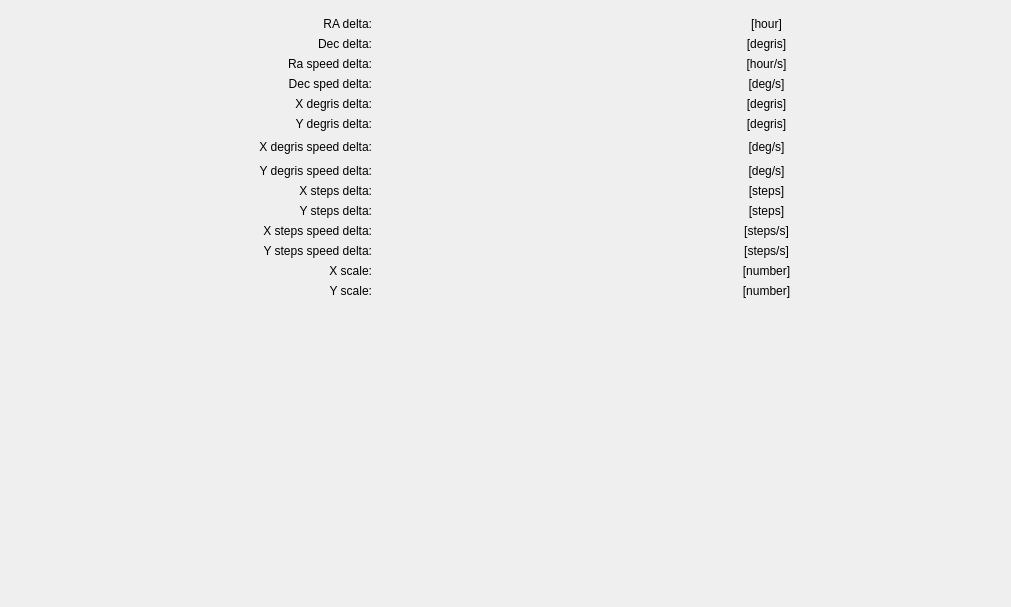
         <widget class="QWidget" name="scrollAreaWidgetContents_2">
          <property name="geometry">
           <rect>
            <x>0</x>
            <y>0</y>
            <width>1011</width>
            <height>607</height>
           </rect>
          </property>
          <layout class="QVBoxLayout" name="verticalLayout_3">
           <item>
            <layout class="QGridLayout" name="gridLayout_8">
             <property name="leftMargin">
              <number>6</number>
             </property>
             <property name="topMargin">
              <number>6</number>
             </property>
             <property name="rightMargin">
              <number>6</number>
             </property>
             <property name="bottomMargin">
              <number>6</number>
             </property>
             <property name="spacing">
              <number>6</number>
             </property>
             <item row="1" column="2">
              <widget class="tlinsWCoordinateDeclination" name="decDelta" native="true">
               <property name="enabled">
                <bool>true</bool>
               </property>
               <property name="sizePolicy">
                <sizepolicy hsizetype="Preferred" vsizetype="Expanding">
                 <horstretch>0</horstretch>
                 <verstretch>0</verstretch>
                </sizepolicy>
               </property>
               <property name="minimumSize">
                <size>
                 <width>0</width>
                 <height>0</height>
                </size>
               </property>
              </widget>
             </item>
             <item row="12" column="2">
              <widget class="tlinsWDecimalValue" name="scaleX" native="true">
               <property name="sizePolicy">
                <sizepolicy hsizetype="Preferred" vsizetype="Expanding">
                 <horstretch>0</horstretch>
                 <verstretch>0</verstretch>
                </sizepolicy>
               </property>
              </widget>
             </item>
             <item row="11" column="3">
              <widget class="QLabel" name="label_30">
               <property name="sizePolicy">
                <sizepolicy hsizetype="Preferred" vsizetype="Expanding">
                 <horstretch>0</horstretch>
                 <verstretch>0</verstretch>
                </sizepolicy>
               </property>
               <property name="minimumSize">
                <size>
                 <width>0</width>
                 <height>0</height>
                </size>
               </property>
               <property name="text">
                <string>[steps/s]</string>
               </property>
               <property name="alignment">
                <set>Qt::AlignCenter</set>
               </property>
              </widget>
             </item>
             <item row="13" column="3">
              <widget class="QLabel" name="label_36">
               <property name="sizePolicy">
                <sizepolicy hsizetype="Preferred" vsizetype="Expanding">
                 <horstretch>0</horstretch>
                 <verstretch>0</verstretch>
                </sizepolicy>
               </property>
               <property name="text">
                <string>[number]</string>
               </property>
               <property name="alignment">
                <set>Qt::AlignCenter</set>
               </property>
              </widget>
             </item>
             <item row="6" column="2">
              <widget class="tlinsWCoordinateDegris" name="xDegrisSpeed" native="true">
               <property name="enabled">
                <bool>true</bool>
               </property>
               <property name="sizePolicy">
                <sizepolicy hsizetype="Preferred" vsizetype="Expanding">
                 <horstretch>0</horstretch>
                 <verstretch>0</verstretch>
                </sizepolicy>
               </property>
               <property name="minimumSize">
                <size>
                 <width>0</width>
                 <height>0</height>
                </size>
               </property>
              </widget>
             </item>
             <item row="7" column="3">
              <widget class="QLabel" name="label_26">
               <property name="sizePolicy">
                <sizepolicy hsizetype="Preferred" vsizetype="Expanding">
                 <horstretch>0</horstretch>
                 <verstretch>0</verstretch>
                </sizepolicy>
               </property>
               <property name="minimumSize">
                <size>
                 <width>0</width>
                 <height>0</height>
                </size>
               </property>
               <property name="text">
                <string>[deg/s]</string>
               </property>
               <property name="alignment">
                <set>Qt::AlignCenter</set>
               </property>
              </widget>
             </item>
             <item row="3" column="1">
              <widget class="QLabel" name="label_8">
               <property name="sizePolicy">
                <sizepolicy hsizetype="Minimum" vsizetype="Expanding">
                 <horstretch>0</horstretch>
                 <verstretch>0</verstretch>
                </sizepolicy>
               </property>
               <property name="minimumSize">
                <size>
                 <width>100</width>
                 <height>0</height>
                </size>
               </property>
               <property name="text">
                <string>Dec sped delta:</string>
               </property>
               <property name="alignment">
                <set>Qt::AlignRight|Qt::AlignTrailing|Qt::AlignVCenter</set>
               </property>
              </widget>
             </item>
             <item row="2" column="3">
              <widget class="QLabel" name="label_21">
               <property name="sizePolicy">
                <sizepolicy hsizetype="Preferred" vsizetype="Expanding">
                 <horstretch>0</horstretch>
                 <verstretch>0</verstretch>
                </sizepolicy>
               </property>
               <property name="minimumSize">
                <size>
                 <width>0</width>
                 <height>0</height>
                </size>
               </property>
               <property name="text">
                <string>[hour/s]</string>
               </property>
               <property name="alignment">
                <set>Qt::AlignCenter</set>
               </property>
              </widget>
             </item>
             <item row="11" column="1">
              <widget class="QLabel" name="label_17">
               <property name="sizePolicy">
                <sizepolicy hsizetype="Minimum" vsizetype="Expanding">
                 <horstretch>0</horstretch>
                 <verstretch>0</verstretch>
                </sizepolicy>
               </property>
               <property name="minimumSize">
                <size>
                 <width>100</width>
                 <height>0</height>
                </size>
               </property>
               <property name="text">
                <string>Y steps speed delta:</string>
               </property>
               <property name="alignment">
                <set>Qt::AlignRight|Qt::AlignTrailing|Qt::AlignVCenter</set>
               </property>
              </widget>
             </item>
             <item row="9" column="2">
              <widget class="tlinsWDecimalValue" name="yStepsDelta" native="true">
               <property name="enabled">
                <bool>true</bool>
               </property>
               <property name="sizePolicy">
                <sizepolicy hsizetype="Preferred" vsizetype="Expanding">
                 <horstretch>0</horstretch>
                 <verstretch>0</verstretch>
                </sizepolicy>
               </property>
               <property name="minimumSize">
                <size>
                 <width>0</width>
                 <height>0</height>
                </size>
               </property>
              </widget>
             </item>
             <item row="4" column="2">
              <widget class="tlinsWCoordinateDegris" name="xDegrisDelta" native="true">
               <property name="enabled">
                <bool>true</bool>
               </property>
               <property name="sizePolicy">
                <sizepolicy hsizetype="Preferred" vsizetype="Expanding">
                 <horstretch>0</horstretch>
                 <verstretch>0</verstretch>
                </sizepolicy>
               </property>
               <property name="minimumSize">
                <size>
                 <width>0</width>
                 <height>0</height>
                </size>
               </property>
              </widget>
             </item>
             <item row="5" column="1">
              <widget class="QLabel" name="label_15">
               <property name="sizePolicy">
                <sizepolicy hsizetype="Minimum" vsizetype="Expanding">
                 <horstretch>0</horstretch>
                 <verstretch>0</verstretch>
                </sizepolicy>
               </property>
               <property name="minimumSize">
                <size>
                 <width>100</width>
                 <height>0</height>
                </size>
               </property>
               <property name="text">
                <string>Y degris delta:</string>
               </property>
               <property name="alignment">
                <set>Qt::AlignRight|Qt::AlignTrailing|Qt::AlignVCenter</set>
               </property>
              </widget>
             </item>
             <item row="4" column="3">
              <widget class="QLabel" name="label_23">
               <property name="sizePolicy">
                <sizepolicy hsizetype="Preferred" vsizetype="Expanding">
                 <horstretch>0</horstretch>
                 <verstretch>0</verstretch>
                </sizepolicy>
               </property>
               <property name="minimumSize">
                <size>
                 <width>0</width>
                 <height>0</height>
                </size>
               </property>
               <property name="text">
                <string>[degris]</string>
               </property>
               <property name="alignment">
                <set>Qt::AlignCenter</set>
               </property>
              </widget>
             </item>
             <item row="1" column="3">
              <widget class="QLabel" name="label_19">
               <property name="sizePolicy">
                <sizepolicy hsizetype="Preferred" vsizetype="Expanding">
                 <horstretch>0</horstretch>
                 <verstretch>0</verstretch>
                </sizepolicy>
               </property>
               <property name="minimumSize">
                <size>
                 <width>0</width>
                 <height>0</height>
                </size>
               </property>
               <property name="text">
                <string>[degris]</string>
               </property>
               <property name="alignment">
                <set>Qt::AlignCenter</set>
               </property>
              </widget>
             </item>
             <item row="9" column="3">
              <widget class="QLabel" name="label_28">
               <property name="sizePolicy">
                <sizepolicy hsizetype="Preferred" vsizetype="Expanding">
                 <horstretch>0</horstretch>
                 <verstretch>0</verstretch>
                </sizepolicy>
               </property>
               <property name="minimumSize">
                <size>
                 <width>0</width>
                 <height>0</height>
                </size>
               </property>
               <property name="text">
                <string>[steps]</string>
               </property>
               <property name="alignment">
                <set>Qt::AlignCenter</set>
               </property>
              </widget>
             </item>
             <item row="0" column="3">
              <widget class="QLabel" name="label_20">
               <property name="sizePolicy">
                <sizepolicy hsizetype="Preferred" vsizetype="Expanding">
                 <horstretch>0</horstretch>
                 <verstretch>0</verstretch>
                </sizepolicy>
               </property>
               <property name="minimumSize">
                <size>
                 <width>0</width>
                 <height>0</height>
                </size>
               </property>
               <property name="text">
                <string>[hour]</string>
               </property>
               <property name="alignment">
                <set>Qt::AlignCenter</set>
               </property>
              </widget>
             </item>
             <item row="8" column="2">
              <widget class="tlinsWDecimalValue" name="xStepsDelta" native="true">
               <property name="enabled">
                <bool>true</bool>
               </property>
               <property name="sizePolicy">
                <sizepolicy hsizetype="Preferred" vsizetype="Expanding">
                 <horstretch>0</horstretch>
                 <verstretch>0</verstretch>
                </sizepolicy>
               </property>
               <property name="minimumSize">
                <size>
                 <width>0</width>
                 <height>0</height>
                </size>
               </property>
              </widget>
             </item>
             <item row="3" column="2">
              <widget class="tlinsWCoordinateDeclination" name="decSpeed" native="true">
               <property name="enabled">
                <bool>true</bool>
               </property>
               <property name="sizePolicy">
                <sizepolicy hsizetype="Preferred" vsizetype="Expanding">
                 <horstretch>0</horstretch>
                 <verstretch>0</verstretch>
                </sizepolicy>
               </property>
               <property name="minimumSize">
                <size>
                 <width>0</width>
                 <height>0</height>
                </size>
               </property>
              </widget>
             </item>
             <item row="9" column="1">
              <widget class="QLabel" name="label_16">
               <property name="sizePolicy">
                <sizepolicy hsizetype="Minimum" vsizetype="Expanding">
                 <horstretch>0</horstretch>
                 <verstretch>0</verstretch>
                </sizepolicy>
               </property>
               <property name="minimumSize">
                <size>
                 <width>100</width>
                 <height>0</height>
                </size>
               </property>
               <property name="text">
                <string>Y steps delta:</string>
               </property>
               <property name="alignment">
                <set>Qt::AlignRight|Qt::AlignTrailing|Qt::AlignVCenter</set>
               </property>
              </widget>
             </item>
             <item row="6" column="4">
              <spacer name="horizontalSpacer_8">
               <property name="orientation">
                <enum>Qt::Horizontal</enum>
               </property>
               <property name="sizeType">
                <enum>QSizePolicy::Minimum</enum>
               </property>
               <property name="sizeHint" stdset="0">
                <size>
                 <width>100</width>
                 <height>20</height>
                </size>
               </property>
              </spacer>
             </item>
             <item row="8" column="3">
              <widget class="QLabel" name="label_27">
               <property name="sizePolicy">
                <sizepolicy hsizetype="Preferred" vsizetype="Expanding">
                 <horstretch>0</horstretch>
                 <verstretch>0</verstretch>
                </sizepolicy>
               </property>
               <property name="minimumSize">
                <size>
                 <width>0</width>
                 <height>0</height>
                </size>
               </property>
               <property name="text">
                <string>[steps]</string>
               </property>
               <property name="alignment">
                <set>Qt::AlignCenter</set>
               </property>
              </widget>
             </item>
             <item row="7" column="1">
              <widget class="QLabel" name="label_13">
               <property name="sizePolicy">
                <sizepolicy hsizetype="Minimum" vsizetype="Expanding">
                 <horstretch>0</horstretch>
                 <verstretch>0</verstretch>
                </sizepolicy>
               </property>
               <property name="minimumSize">
                <size>
                 <width>100</width>
                 <height>0</height>
                </size>
               </property>
               <property name="text">
                <string>Y degris speed delta:</string>
               </property>
               <property name="alignment">
                <set>Qt::AlignRight|Qt::AlignTrailing|Qt::AlignVCenter</set>
               </property>
              </widget>
             </item>
             <item row="10" column="1">
              <widget class="QLabel" name="label_10">
               <property name="sizePolicy">
                <sizepolicy hsizetype="Minimum" vsizetype="Expanding">
                 <horstretch>0</horstretch>
                 <verstretch>0</verstretch>
                </sizepolicy>
               </property>
               <property name="minimumSize">
                <size>
                 <width>100</width>
                 <height>0</height>
                </size>
               </property>
               <property name="text">
                <string>X steps speed delta:</string>
               </property>
               <property name="alignment">
                <set>Qt::AlignRight|Qt::AlignTrailing|Qt::AlignVCenter</set>
               </property>
              </widget>
             </item>
             <item row="2" column="2">
              <widget class="tlinsWCoordinateHourAngle" name="raSpeed" native="true">
               <property name="enabled">
                <bool>true</bool>
               </property>
               <property name="sizePolicy">
                <sizepolicy hsizetype="Preferred" vsizetype="Expanding">
                 <horstretch>0</horstretch>
                 <verstretch>0</verstretch>
                </sizepolicy>
               </property>
               <property name="minimumSize">
                <size>
                 <width>0</width>
                 <height>0</height>
                </size>
               </property>
              </widget>
             </item>
             <item row="2" column="1">
              <widget class="QLabel" name="label_7">
               <property name="sizePolicy">
                <sizepolicy hsizetype="Minimum" vsizetype="Expanding">
                 <horstretch>0</horstretch>
                 <verstretch>0</verstretch>
                </sizepolicy>
               </property>
               <property name="minimumSize">
                <size>
                 <width>100</width>
                 <height>0</height>
                </size>
               </property>
               <property name="text">
                <string>Ra speed delta:</string>
               </property>
               <property name="alignment">
                <set>Qt::AlignRight|Qt::AlignTrailing|Qt::AlignVCenter</set>
               </property>
              </widget>
             </item>
             <item row="4" column="1">
              <widget class="QLabel" name="label_9">
               <property name="sizePolicy">
                <sizepolicy hsizetype="Minimum" vsizetype="Expanding">
                 <horstretch>0</horstretch>
                 <verstretch>0</verstretch>
                </sizepolicy>
               </property>
               <property name="minimumSize">
                <size>
                 <width>100</width>
                 <height>0</height>
                </size>
               </property>
               <property name="text">
                <string>X degris delta:</string>
               </property>
               <property name="alignment">
                <set>Qt::AlignRight|Qt::AlignTrailing|Qt::AlignVCenter</set>
               </property>
              </widget>
             </item>
             <item row="10" column="3">
              <widget class="QLabel" name="label_29">
               <property name="sizePolicy">
                <sizepolicy hsizetype="Preferred" vsizetype="Expanding">
                 <horstretch>0</horstretch>
                 <verstretch>0</verstretch>
                </sizepolicy>
               </property>
               <property name="minimumSize">
                <size>
                 <width>0</width>
                 <height>0</height>
                </size>
               </property>
               <property name="text">
                <string>[steps/s]</string>
               </property>
               <property name="alignment">
                <set>Qt::AlignCenter</set>
               </property>
              </widget>
             </item>
             <item row="5" column="2">
              <widget class="tlinsWCoordinateDegris" name="yDegrisDelta" native="true">
               <property name="enabled">
                <bool>true</bool>
               </property>
               <property name="sizePolicy">
                <sizepolicy hsizetype="Preferred" vsizetype="Expanding">
                 <horstretch>0</horstretch>
                 <verstretch>0</verstretch>
                </sizepolicy>
               </property>
               <property name="minimumSize">
                <size>
                 <width>0</width>
                 <height>0</height>
                </size>
               </property>
              </widget>
             </item>
             <item row="3" column="3">
              <widget class="QLabel" name="label_22">
               <property name="sizePolicy">
                <sizepolicy hsizetype="Preferred" vsizetype="Expanding">
                 <horstretch>0</horstretch>
                 <verstretch>0</verstretch>
                </sizepolicy>
               </property>
               <property name="minimumSize">
                <size>
                 <width>0</width>
                 <height>0</height>
                </size>
               </property>
               <property name="text">
                <string>[deg/s]</string>
               </property>
               <property name="alignment">
                <set>Qt::AlignCenter</set>
               </property>
              </widget>
             </item>
             <item row="8" column="1">
              <widget class="QLabel" name="label_12">
               <property name="sizePolicy">
                <sizepolicy hsizetype="Minimum" vsizetype="Expanding">
                 <horstretch>0</horstretch>
                 <verstretch>0</verstretch>
                </sizepolicy>
               </property>
               <property name="minimumSize">
                <size>
                 <width>100</width>
                 <height>0</height>
                </size>
               </property>
               <property name="text">
                <string>X steps delta:</string>
               </property>
               <property name="alignment">
                <set>Qt::AlignRight|Qt::AlignTrailing|Qt::AlignVCenter</set>
               </property>
              </widget>
             </item>
             <item row="6" column="0">
              <spacer name="horizontalSpacer_7">
               <property name="orientation">
                <enum>Qt::Horizontal</enum>
               </property>
               <property name="sizeType">
                <enum>QSizePolicy::Minimum</enum>
               </property>
               <property name="sizeHint" stdset="0">
                <size>
                 <width>100</width>
                 <height>20</height>
                </size>
               </property>
              </spacer>
             </item>
             <item row="0" column="1">
              <widget class="QLabel" name="label_5">
               <property name="sizePolicy">
                <sizepolicy hsizetype="Minimum" vsizetype="Expanding">
                 <horstretch>0</horstretch>
                 <verstretch>0</verstretch>
                </sizepolicy>
               </property>
               <property name="minimumSize">
                <size>
                 <width>100</width>
                 <height>0</height>
                </size>
               </property>
               <property name="text">
                <string>  RA delta:</string>
               </property>
               <property name="alignment">
                <set>Qt::AlignRight|Qt::AlignTrailing|Qt::AlignVCenter</set>
               </property>
              </widget>
             </item>
             <item row="10" column="2">
              <widget class="tlinsWDecimalValue" name="xStepsSpeed" native="true">
               <property name="enabled">
                <bool>true</bool>
               </property>
               <property name="sizePolicy">
                <sizepolicy hsizetype="Preferred" vsizetype="Expanding">
                 <horstretch>0</horstretch>
                 <verstretch>0</verstretch>
                </sizepolicy>
               </property>
               <property name="minimumSize">
                <size>
                 <width>0</width>
                 <height>0</height>
                </size>
               </property>
              </widget>
             </item>
             <item row="12" column="1">
              <widget class="QLabel" name="label_33">
               <property name="sizePolicy">
                <sizepolicy hsizetype="Minimum" vsizetype="Expanding">
                 <horstretch>0</horstretch>
                 <verstretch>0</verstretch>
                </sizepolicy>
               </property>
               <property name="text">
                <string>X scale:</string>
               </property>
               <property name="alignment">
                <set>Qt::AlignRight|Qt::AlignTrailing|Qt::AlignVCenter</set>
               </property>
              </widget>
             </item>
             <item row="12" column="3">
              <widget class="QLabel" name="label_34">
               <property name="sizePolicy">
                <sizepolicy hsizetype="Preferred" vsizetype="Expanding">
                 <horstretch>0</horstretch>
                 <verstretch>0</verstretch>
                </sizepolicy>
               </property>
               <property name="text">
                <string>[number]</string>
               </property>
               <property name="alignment">
                <set>Qt::AlignCenter</set>
               </property>
              </widget>
             </item>
             <item row="5" column="3">
              <widget class="QLabel" name="label_24">
               <property name="sizePolicy">
                <sizepolicy hsizetype="Preferred" vsizetype="Expanding">
                 <horstretch>0</horstretch>
                 <verstretch>0</verstretch>
                </sizepolicy>
               </property>
               <property name="minimumSize">
                <size>
                 <width>0</width>
                 <height>0</height>
                </size>
               </property>
               <property name="text">
                <string>[degris]</string>
               </property>
               <property name="alignment">
                <set>Qt::AlignCenter</set>
               </property>
              </widget>
             </item>
             <item row="7" column="2">
              <widget class="tlinsWCoordinateDegris" name="yDegrisSpeed" native="true">
               <property name="enabled">
                <bool>true</bool>
               </property>
               <property name="sizePolicy">
                <sizepolicy hsizetype="Preferred" vsizetype="Expanding">
                 <horstretch>0</horstretch>
                 <verstretch>0</verstretch>
                </sizepolicy>
               </property>
               <property name="minimumSize">
                <size>
                 <width>0</width>
                 <height>0</height>
                </size>
               </property>
              </widget>
             </item>
             <item row="13" column="1">
              <widget class="QLabel" name="label_35">
               <property name="sizePolicy">
                <sizepolicy hsizetype="Minimum" vsizetype="Expanding">
                 <horstretch>0</horstretch>
                 <verstretch>0</verstretch>
                </sizepolicy>
               </property>
               <property name="text">
                <string>Y scale:</string>
               </property>
               <property name="alignment">
                <set>Qt::AlignRight|Qt::AlignTrailing|Qt::AlignVCenter</set>
               </property>
              </widget>
             </item>
             <item row="6" column="1">
              <widget class="QLabel" name="label_14">
               <property name="sizePolicy">
                <sizepolicy hsizetype="Minimum" vsizetype="Expanding">
                 <horstretch>0</horstretch>
                 <verstretch>0</verstretch>
                </sizepolicy>
               </property>
               <property name="minimumSize">
                <size>
                 <width>100</width>
                 <height>0</height>
                </size>
               </property>
               <property name="text">
                <string>X degris speed delta:</string>
               </property>
               <property name="alignment">
                <set>Qt::AlignRight|Qt::AlignTrailing|Qt::AlignVCenter</set>
               </property>
              </widget>
             </item>
             <item row="0" column="2">
              <widget class="tlinsWCoordinateHourAngle" name="raDelta" native="true">
               <property name="enabled">
                <bool>true</bool>
               </property>
               <property name="sizePolicy">
                <sizepolicy hsizetype="Preferred" vsizetype="Expanding">
                 <horstretch>0</horstretch>
                 <verstretch>0</verstretch>
                </sizepolicy>
               </property>
               <property name="minimumSize">
                <size>
                 <width>0</width>
                 <height>0</height>
                </size>
               </property>
              </widget>
             </item>
             <item row="6" column="3">
              <widget class="QLabel" name="label_25">
               <property name="sizePolicy">
                <sizepolicy hsizetype="Preferred" vsizetype="Expanding">
                 <horstretch>0</horstretch>
                 <verstretch>0</verstretch>
                </sizepolicy>
               </property>
               <property name="minimumSize">
                <size>
                 <width>0</width>
                 <height>0</height>
                </size>
               </property>
               <property name="text">
                <string>[deg/s]</string>
               </property>
               <property name="alignment">
                <set>Qt::AlignCenter</set>
               </property>
              </widget>
             </item>
             <item row="1" column="1">
              <widget class="QLabel" name="label_6">
               <property name="sizePolicy">
                <sizepolicy hsizetype="Minimum" vsizetype="Expanding">
                 <horstretch>0</horstretch>
                 <verstretch>0</verstretch>
                </sizepolicy>
               </property>
               <property name="minimumSize">
                <size>
                 <width>100</width>
                 <height>0</height>
                </size>
               </property>
               <property name="text">
                <string>Dec delta:</string>
               </property>
               <property name="alignment">
                <set>Qt::AlignRight|Qt::AlignTrailing|Qt::AlignVCenter</set>
               </property>
              </widget>
             </item>
             <item row="13" column="2">
              <widget class="tlinsWDecimalValue" name="scaleY" native="true">
               <property name="sizePolicy">
                <sizepolicy hsizetype="Preferred" vsizetype="Expanding">
                 <horstretch>0</horstretch>
                 <verstretch>0</verstretch>
                </sizepolicy>
               </property>
              </widget>
             </item>
             <item row="11" column="2">
              <widget class="tlinsWDecimalValue" name="yStepsSpeed" native="true">
               <property name="enabled">
                <bool>true</bool>
               </property>
               <property name="sizePolicy">
                <sizepolicy hsizetype="Preferred" vsizetype="Expanding">
                 <horstretch>0</horstretch>
                 <verstretch>0</verstretch>
                </sizepolicy>
               </property>
               <property name="minimumSize">
                <size>
                 <width>0</width>
                 <height>0</height>
                </size>
               </property>
              </widget>
             </item>
            </layout>
           </item>
           <item>
            <spacer name="verticalSpacer_8">
             <property name="orientation">
              <enum>Qt::Vertical</enum>
             </property>
             <property name="sizeHint" stdset="0">
              <size>
               <width>20</width>
               <height>40</height>
              </size>
             </property>
            </spacer>
           </item>
          </layout>
         </widget>
